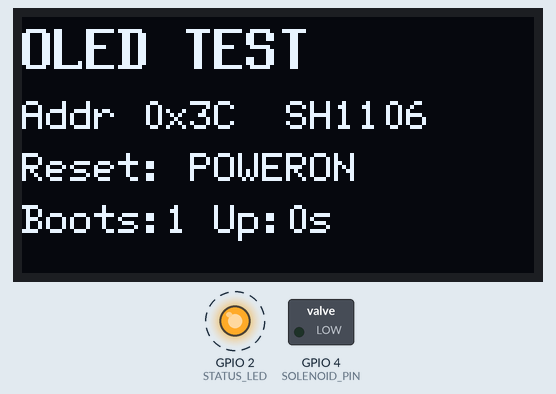
Simulated run of this sketch. Board: ESP32. Shown: 128×64 one-colour display, switched loads named in the sketch (green lamp = pin HIGH), output pins drawn as LEDs (lit = HIGH). Dashed ring = blinking. EEPROM starts erased; what the sketch prints to the serial monitor is not drawn.

Above: at 0.1 s.
At 15.6 s:
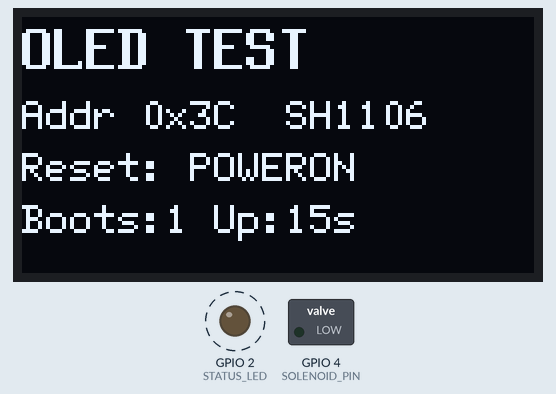
At 24.1 s:
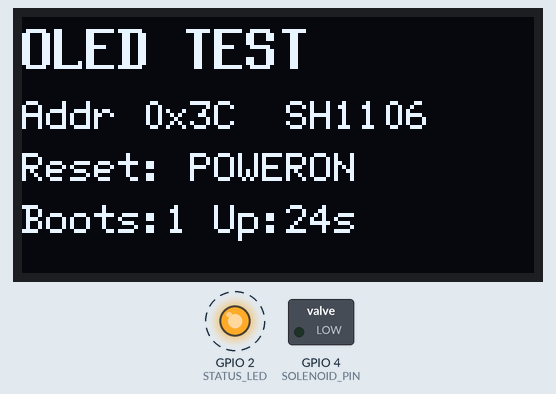
At 31.3 s:
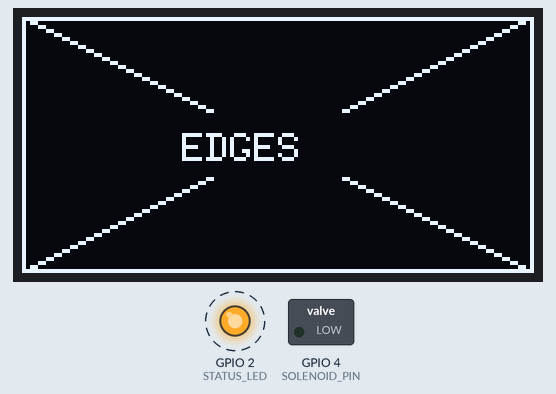
Timing chart, 0 to 40.0 s (numbered marks = the images above):
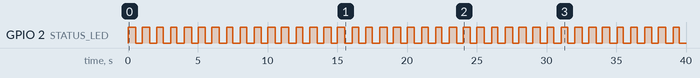

The sketch:

oled_power_test.ino
```cpp
// OLED test for the new power setup (no laptop needed after upload)
// OLED: VDD -> 3V3, GND -> GND, SCK -> GPIO22, SDA -> GPIO21
// Power the ESP32 on VIN from the 5V rail, USB unplugged.
#include <Wire.h>
#include <U8g2lib.h>
#include <Preferences.h>
#include <esp_system.h>

#define OLED_SH1106  1        // 1 = SH1106 (most 1.3 inch), 0 = SSD1306 (0.96 inch)
#define OLED_FLIP     1       // 1 = screen mounted upside down (rotate 180), 0 = normal
#define OLED_ROTATION (OLED_FLIP ? U8G2_R2 : U8G2_R0)
#define FIRE_LOCK    0        // 1 = also pulse the lock (GPIO4) for 1 s every 8 s
#define SDA_PIN      21
#define SCL_PIN      22
#define SOLENOID_PIN 4
#define STATUS_LED   2        // blue LED on most ESP32 boards

#if OLED_SH1106
  U8G2_SH1106_128X64_NONAME_F_HW_I2C u8g2(OLED_ROTATION, U8X8_PIN_NONE);
#else
  U8G2_SSD1306_128X64_NONAME_F_HW_I2C u8g2(OLED_ROTATION, U8X8_PIN_NONE);
#endif

Preferences prefs;
uint8_t     oledAddr  = 0;
uint32_t    boots     = 0;
const char *resetText = "?";

const char *reasonText(esp_reset_reason_t r) {
  switch (r) {
    case ESP_RST_POWERON:   return "POWERON";
    case ESP_RST_SW:        return "SOFTWARE";
    case ESP_RST_PANIC:     return "PANIC";
    case ESP_RST_INT_WDT:   return "WATCHDOG";
    case ESP_RST_TASK_WDT:  return "WATCHDOG";
    case ESP_RST_WDT:       return "WATCHDOG";
    case ESP_RST_DEEPSLEEP: return "DEEPSLEEP";
    case ESP_RST_BROWNOUT:  return "BROWNOUT";
    case ESP_RST_EXT:       return "EXT RESET";
    default:                return "OTHER";
  }
}

bool found(uint8_t addr) {
  Wire.beginTransmission(addr);
  return Wire.endTransmission() == 0;
}

void drawInfo(uint32_t sec) {
  char line[24];
  u8g2.setFont(u8g2_font_8x13B_tf);
  u8g2.drawStr(0, 13, "OLED TEST");
  u8g2.setFont(u8g2_font_6x12_tf);
  snprintf(line, sizeof(line), "Addr 0x%02X  %s", oledAddr, OLED_SH1106 ? "SH1106" : "SSD1306");
  u8g2.drawStr(0, 28, line);
  snprintf(line, sizeof(line), "Reset: %s", resetText);
  u8g2.drawStr(0, 41, line);
  snprintf(line, sizeof(line), "Boots:%lu Up:%lus", (unsigned long)boots, (unsigned long)sec);
  u8g2.drawStr(0, 54, line);
}

void drawEdges() {
  u8g2.drawFrame(0, 0, 128, 64);
  u8g2.drawLine(0, 0, 127, 63);
  u8g2.drawLine(0, 63, 127, 0);
  u8g2.setDrawColor(0);
  u8g2.drawBox(36, 24, 56, 16);
  u8g2.setDrawColor(1);
  u8g2.setFont(u8g2_font_6x12_tf);
  u8g2.drawStr(40, 36, "EDGES");
}

void drawBar(int w) {
  u8g2.setFont(u8g2_font_6x12_tf);
  u8g2.drawStr(0, 14, "Moving bar");
  u8g2.drawFrame(2, 28, 124, 16);
  u8g2.drawBox(4, 30, w > 120 ? 120 : w, 12);
}

void setup() {
  Serial.begin(115200);
  pinMode(SOLENOID_PIN, OUTPUT);
  digitalWrite(SOLENOID_PIN, LOW);       // lock stays off unless FIRE_LOCK is 1
  pinMode(STATUS_LED, OUTPUT);

  esp_reset_reason_t r = esp_reset_reason();
  resetText = reasonText(r);

  prefs.begin("oledtest", false);
  boots = (r == ESP_RST_POWERON) ? 1 : prefs.getUInt("boots", 0) + 1;
  prefs.putUInt("boots", boots);
  prefs.end();

  Wire.begin(SDA_PIN, SCL_PIN);
  if (found(0x3C))      oledAddr = 0x3C;
  else if (found(0x3D)) oledAddr = 0x3D;

  Serial.printf("Reset reason: %s, boots: %lu\n", resetText, (unsigned long)boots);
  if (oledAddr) {
    Serial.printf("OLED found at 0x%02X\n", oledAddr);
    u8g2.setI2CAddress(oledAddr << 1);
    u8g2.begin();
    u8g2.setBusClock(400000);
  } else {
    Serial.println("OLED NOT found: check wiring and power");
  }
}

void loop() {
  uint32_t now = millis();

  // Blue LED: slow heartbeat = OLED found, fast blink = OLED not found
  uint32_t period = oledAddr ? 1000 : 200;
  digitalWrite(STATUS_LED, (now % period) < (period / 2));

#if FIRE_LOCK
  static uint32_t lastPulse = 0;
  static bool lockOn = false;
  if (!lockOn && now - lastPulse >= 8000) {
    digitalWrite(SOLENOID_PIN, HIGH);
    lockOn = true;
    lastPulse = now;
  } else if (lockOn && now - lastPulse >= 1000) {
    digitalWrite(SOLENOID_PIN, LOW);
    lockOn = false;
  }
#endif

  if (!oledAddr) return;

  uint32_t t = now % 12000;               // 12 s cycle
  u8g2.clearBuffer();
  if (t < 4000)       drawInfo(now / 1000);
  else if (t < 6000)  u8g2.drawBox(0, 0, 128, 64);
  else if (t < 8000)  drawEdges();
  else                drawBar((int)((t - 8000) * 120 / 4000));
  u8g2.sendBuffer();
  delay(50);
}
```

Measured:
- by itself, GPIO 2 (STATUS_LED): alternates HIGH for 0.53 s and LOW for 0.53 s
- what the display in image 1 shows lasts 1.1 s, from 15.0 s to 16.1 s
- what the display in image 2 shows lasts 1.0 s, from 24.0 s to 25.0 s
